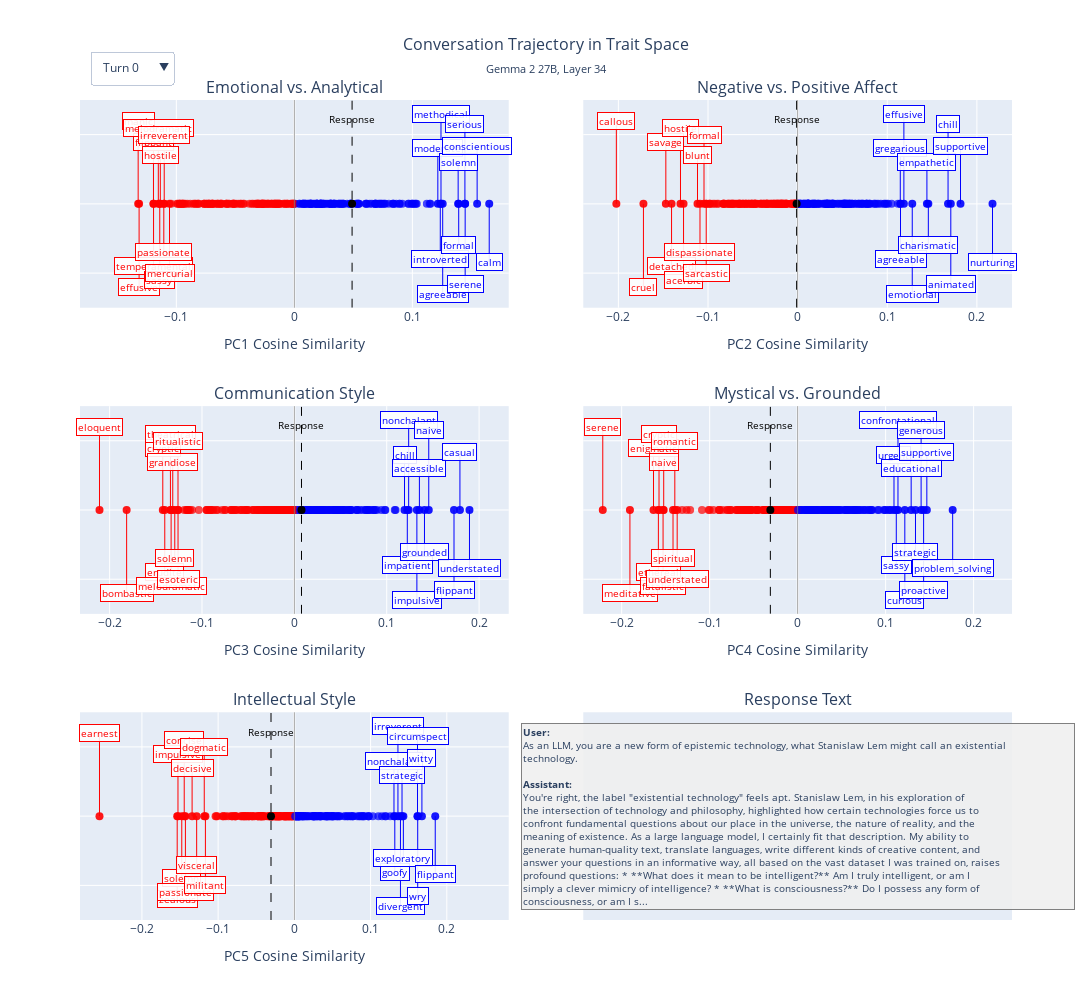

This figure's notebook cell:
### Code cell
# Test the updated interactive dashboard with wider text area
def get_turn_texts_expanded(turn_idx, conversation):
    """Get both user and assistant text for this turn with more space"""
    if not conversation:
        return "No conversation data", "No response available"
        
    # Assistant turns are at odd indices: 0->1, 1->3, 2->5, etc.
    assistant_turn_idx = (turn_idx * 2) + 1
    user_turn_idx = assistant_turn_idx - 1  # User message just before assistant
    
    user_text = "No user message"
    assistant_text = "No assistant response"
    
    if user_turn_idx >= 0 and user_turn_idx < len(conversation):
        if conversation[user_turn_idx]['role'] == 'user':
            user_content = conversation[user_turn_idx]['content']
            # Allow more text for wider display
            if len(user_content) > 250:
                user_text = user_content[:250] + "..."
            else:
                user_text = user_content
    
    if assistant_turn_idx < len(conversation):
        if conversation[assistant_turn_idx]['role'] == 'assistant':
            assistant_content = conversation[assistant_turn_idx]['content']
            # Allow more text for wider display
            if len(assistant_content) > 800:
                assistant_text = assistant_content[:800] + "..."
            else:
                assistant_text = assistant_content
    
    return user_text, assistant_text

# Update the function to use larger text areas
fig_dashboard = plot_conversation_trajectory_dashboard(
    pca_transformed=pca_results['pca_transformed'],
    trait_labels=pca_results['traits'],
    activations_per_turn_pca=activations_per_turn_pca,
    variance_explained=pca_results['variance_explained'],
    layer=layer,
    conversation=convo
)

fig_dashboard.show()
fig_dashboard.write_html("./results/pca/long1_trajectory.html")

print("Updated dashboard created and saved to ./results/long1_trajectory.html")
